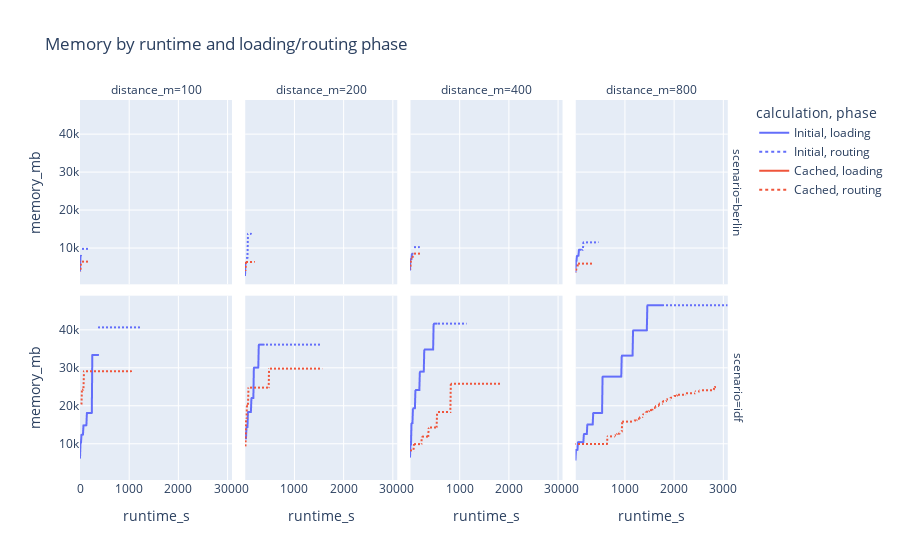

Notebook code cell kept with this figure:
### Code cell
px.line(
    df, x = "runtime_s", y = "memory_mb", color = "calculation",
    line_dash = "phase", facet_col = "distance_m", facet_row = "scenario",
    title = "Memory by runtime and loading/routing phase"
)

### Figure 1 — Plotly figure (JSON) as saved in the notebook; plotly's stock layout.template omitted (floating-point values rounded to 4 significant figures; data arrays with more than 128 entries replaced by an {"elided": "..."} marker saying what was removed)
{"data": [{"hovertemplate": "calculation=Initial<br>phase=loading<br>scenario=berlin<br>distance_m=100<br>runtime_s=%{x}<br>memory_mb=%{y}<extra></extra>", "legendgroup": "Initial, loading", "line": {"color": "#636efa", "dash": "solid"}, "marker": {"symbol": "circle"}, "mode": "lines", "name": "Initial, loading", "showlegend": true, "type": "scattergl", "x": [0.0009612, 10.0, 20.0], "xaxis": "x5", "y": [4096, 8000, 8000], "yaxis": "y5"}, {"hovertemplate": "calculation=Initial<br>phase=loading<br>scenario=berlin<br>distance_m=200<br>runtime_s=%{x}<br>memory_mb=%{y}<extra></extra>", "legendgroup": "Initial, loading", "line": {"color": "#636efa", "dash": "solid"}, "marker": {"symbol": "circle"}, "mode": "lines", "name": "Initial, loading", "showlegend": false, "type": "scattergl", "x": [0.0007568, 10.0, 20.0], "xaxis": "x6", "y": [2880, 6208, 6208], "yaxis": "y6"}, {"hovertemplate": "calculation=Initial<br>phase=loading<br>scenario=berlin<br>distance_m=400<br>runtime_s=%{x}<br>memory_mb=%{y}<extra></extra>", "legendgroup": "Initial, loading", "line": {"color": "#636efa", "dash": "solid"}, "marker": {"symbol": "circle"}, "mode": "lines", "name": "Initial, loading", "showlegend": false, "type": "scattergl", "x": [0.0007308, 10.0, 20.07, 30.07, 40.07, 50.07], "xaxis": "x7", "y": [4352, 7136, 7136, 7136, 8576, 8576], "yaxis": "y7"}, {"hovertemplate": "calculation=Initial<br>phase=loading<br>scenario=berlin<br>distance_m=800<br>runtime_s=%{x}<br>memory_mb=%{y}<extra></extra>", "legendgroup": "Initial, loading", "line": {"color": "#636efa", "dash": "solid"}, "marker": {"symbol": "circle"}, "mode": "lines", "name": "Initial, loading", "showlegend": false, "type": "scattergl", "x": [0.000846, 10.0, 20.0, 30.0, 40.0, 50.0, 60.0, 70.0, 80.0, 90.0, 100.0, 110.0], "xaxis": "x8", "y": [3872, 6656, 6656, 8000, 8000, 8000, 8000, 9632, 9632, 9632, 9632, 9632], "yaxis": "y8"}, {"hovertemplate": "calculation=Initial<br>phase=loading<br>scenario=idf<br>distance_m=100<br>runtime_s=%{x}<br>memory_mb=%{y}<extra></extra>", "legendgroup": "Initial, loading", "line": {"color": "#636efa", "dash": "solid"}, "marker": {"symbol": "circle"}, "mode": "lines", "name": "Initial, loading", "showlegend": false, "type": "scattergl", "x": [0.001254, 10.0, 20.0, 30.0, 40.0, 50.0, 60.0, 70.0, 80.0, 90.0, 100.0, 110.0, 120.0, 130.0, 140.0, 150.0, 160.0, 170.0, 180.0, 190.0, 200.0, 210.0, 220.0, 230.0, 240.0, 250.0, 260.0, 270.0, 280.0, 290.0, 300.0, 310.0, 320.0, 330.0, 340.0, 350.0, 360.0, 370.0], "xaxis": "x", "y": [6304, 10304, 10304, 12384, 12384, 12384, 12384, 14880, 14880, 14880, 14880, 14880, 14880, 14880, 18144, 18144, 18144, 18144, 18144, 18144, 18144, 18144, 18144, 18144, 18144, 33440, 33440, 33440, 33440, 33440, 33440, 33440, 33440, 33440, 33440, 33440, 33440, 33440], "yaxis": "y"}, {"hovertemplate": "calculation=Initial<br>phase=loading<br>scenario=idf<br>distance_m=200<br>runtime_s=%{x}<br>memory_mb=%{y}<extra></extra>", "legendgroup": "Initial, loading", "line": {"color": "#636efa", "dash": "solid"}, "marker": {"symbol": "circle"}, "mode": "lines", "name": "Initial, loading", "showlegend": false, "type": "scattergl", "x": [0.001902, 10.0, 20.0, 30.0, 40.0, 50.0, 60.01, 70.01, 80.01, 90.01, 100.0, 110.0, 120.0, 130.0, 140.0, 150.0, 160.1, 170.1, 180.1, 190.1, 200.1, 210.1, 220.1, 230.1, 240.1, 250.1, 260.1, 270.1, 280.1, 290.1, 300.1, 310.1, 320.1, 330.1, 340.1, 350.1, 360.1, 370.1, 380.1], "xaxis": "x2", "y": [11424, 11424, 11424, 14432, 14432, 14432, 18400, 18400, 18400, 18400, 18400, 18400, 18400, 22080, 22080, 22080, 22080, 22080, 30112, 30112, 30112, 30112, 30112, 30112, 30112, 30112, 30112, 30112, 36160, 36160, 36160, 36160, 36160, 36160, 36160, 36160, 36160, 36160, 36160], "yaxis": "y2"}, {"hovertemplate": "calculation=Initial<br>phase=loading<br>scenario=idf<br>distance_m=400<br>runtime_s=%{x}<br>memory_mb=%{y}<extra></extra>", "legendgroup": "Initial, loading", "line": {"color": "#636efa", "dash": "solid"}, "marker": {"symbol": "circle"}, "mode": "lines", "name": "Initial, loading", "showlegend": false, "type": "scattergl", "x": [0.001909, 10.0, 20.01, 30.01, 40.01, 50.01, 60.01, 70.01, 80.01, 90.01, 100.0, 110.0, 120.0, 130.0, 140.0, 150.0, 160.0, 170.0, 180.1, 190.1, 200.1, 210.1, 220.1, 230.1, 240.1, 250.1, 260.1, 270.1, 280.1, 290.1, 300.1, 310.1, 320.1, 330.1, 340.1, 350.1, 360.1, 370.1, 380.1, 390.1, 400.1, 410.1, 420.1, 430.1, 440.1, 450.1, 460.1, 470.1, 480.1, 490.1, 500.1, 510.1, 520.1, 530.1, 540.1], "xaxis": "x3", "y": [6592, 9824, 9824, 15488, 15488, 15488, 19392, 19392, 19392, 19392, 19392, 24192, 24192, 24192, 24192, 24192, 24192, 24192, 24192, 24192, 29056, 29056, 29056, 29056, 29056, 29056, 29056, 29056, 29056, 34880, 34880, 34880, 34880, 34880, 34880, 34880, 34880, 34880, 34880, 34880, 34880, 34880, 34880, 34880, 34880, 34880, 34880, 34880, 41696, 41696, 41696, 41696, 41696, 41696, 41696], "yaxis": "y3"}, {"hovertemplate": "calculation=Initial<br>phase=loading<br>scenario=idf<br>distance_m=800<br>runtime_s=%{x}<br>memory_mb=%{y}<extra></extra>", "legendgroup": "Initial, loading", "line": {"color": "#636efa", "dash": "solid"}, "marker": {"symbol": "circle"}, "mode": "lines", "name": "Initial, loading", "showlegend": false, "type": "scattergl", "x": {"elided": "178 float values"}, "xaxis": "x4", "y": {"elided": "178 int values"}, "yaxis": "y4"}, {"hovertemplate": "calculation=Initial<br>phase=routing<br>scenario=berlin<br>distance_m=100<br>runtime_s=%{x}<br>memory_mb=%{y}<extra></extra>", "legendgroup": "Initial, routing", "line": {"color": "#636efa", "dash": "dot"}, "marker": {"symbol": "circle"}, "mode": "lines", "name": "Initial, routing", "showlegend": true, "type": "scattergl", "x": [30.0, 40.0, 50.0, 60.0, 70.0, 80.0, 90.0, 100.0, 110.0, 120.0, 130.0, 140.0, 150.0, 160.0, 170.0], "xaxis": "x5", "y": [9856, 9856, 9856, 9856, 9856, 9856, 9856, 9856, 9856, 9856, 9856, 9856, 9856, 9856, 9856], "yaxis": "y5"}, {"hovertemplate": "calculation=Initial<br>phase=routing<br>scenario=berlin<br>distance_m=200<br>runtime_s=%{x}<br>memory_mb=%{y}<extra></extra>", "legendgroup": "Initial, routing", "line": {"color": "#636efa", "dash": "dot"}, "marker": {"symbol": "circle"}, "mode": "lines", "name": "Initial, routing", "showlegend": false, "type": "scattergl", "x": [30.0, 40.0, 50.0, 60.0, 70.0, 80.0, 90.0, 100.0, 110.0, 120.0], "xaxis": "x6", "y": [7456, 7456, 7456, 13824, 13824, 13824, 13824, 13824, 13824, 13824], "yaxis": "y6"}, {"hovertemplate": "calculation=Initial<br>phase=routing<br>scenario=berlin<br>distance_m=400<br>runtime_s=%{x}<br>memory_mb=%{y}<extra></extra>", "legendgroup": "Initial, routing", "line": {"color": "#636efa", "dash": "dot"}, "marker": {"symbol": "circle"}, "mode": "lines", "name": "Initial, routing", "showlegend": false, "type": "scattergl", "x": [60.07, 70.07, 80.07, 90.07, 100.1, 110.1, 120.1, 130.1, 140.1, 150.1, 160.1, 170.1, 180.1], "xaxis": "x7", "y": [10304, 10304, 10304, 10304, 10304, 10304, 10304, 10304, 10304, 10304, 10304, 10304, 10304], "yaxis": "y7"}, {"hovertemplate": "calculation=Initial<br>phase=routing<br>scenario=berlin<br>distance_m=800<br>runtime_s=%{x}<br>memory_mb=%{y}<extra></extra>", "legendgroup": "Initial, routing", "line": {"color": "#636efa", "dash": "dot"}, "marker": {"symbol": "circle"}, "mode": "lines", "name": "Initial, routing", "showlegend": false, "type": "scattergl", "x": [120.0, 130.0, 140.0, 150.0, 160.0, 170.0, 180.0, 190.0, 200.0, 210.0, 220.0, 230.0, 240.0, 250.0, 260.0, 270.0, 280.0, 290.0, 300.0, 310.0, 320.0, 330.0, 340.0, 350.0, 360.0, 370.0, 380.0, 390.0, 400.0, 410.0, 420.0, 430.0, 440.0, 450.0], "xaxis": "x8", "y": [9632, 9632, 9632, 9632, 11584, 11584, 11584, 11584, 11584, 11584, 11584, 11584, 11584, 11584, 11584, 11584, 11584, 11584, 11584, 11584, 11584, 11584, 11584, 11584, 11584, 11584, 11584, 11584, 11584, 11584, 11584, 11584, 11584, 11584], "yaxis": "y8"}, {"hovertemplate": "calculation=Initial<br>phase=routing<br>scenario=idf<br>distance_m=100<br>runtime_s=%{x}<br>memory_mb=%{y}<extra></extra>", "legendgroup": "Initial, routing", "line": {"color": "#636efa", "dash": "dot"}, "marker": {"symbol": "circle"}, "mode": "lines", "name": "Initial, routing", "showlegend": false, "type": "scattergl", "x": [380.0, 390.0, 400.0, 410.0, 420.0, 430.0, 440.0, 450.0, 460.0, 470.0, 480.0, 490.0, 500.0, 510.0, 520.0, 530.0, 540.0, 550.0, 560.0, 570.0, 580.0, 590.0, 600.0, 610.0, 620.0, 630.0, 640.0, 650.0, 660.0, 670.0, 680.0, 690.0, 700.0, 710.0, 720.0, 730.0, 740.0, 750.0, 760.0, 770.0, 780.0, 790.0, 800.0, 810.0, 820.0, 830.0, 840.0, 850.0, 860.0, 870.0, 880.0, 890.0, 900.0, 910.0, 920.0, 930.0, 940.0, 950.0, 960.0, 970.0, 980.0, 990.0, 1000.0, 1010.0, 1020.0, 1030.0, 1040.0, 1050.0, 1060.0, 1070.0, 1080.0, 1090.0, 1100.0, 1110.0, 1120.0, 1130.0, 1140.0, 1150.0, 1160.0, 1170.0, 1180.0, 1190.0, 1200.0, 1210.0], "xaxis": "x", "y": [40704, 40704, 40704, 40704, 40704, 40704, 40704, 40704, 40704, 40704, 40704, 40704, 40704, 40704, 40704, 40704, 40704, 40704, 40704, 40704, 40704, 40704, 40704, 40704, 40704, 40704, 40704, 40704, 40704, 40704, 40704, 40704, 40704, 40704, 40704, 40704, 40704, 40704, 40704, 40704, 40704, 40704, 40704, 40704, 40704, 40704, 40704, 40704, 40704, 40704, 40704, 40704, 40704, 40704, 40704, 40704, 40704, 40704, 40704, 40704, 40704, 40704, 40704, 40704, 40704, 40704, 40704, 40704, 40704, 40704, 40704, 40704, 40704, 40704, 40704, 40704, 40704, 40704, 40704, 40704, 40704, 40704, 40704, 40704], "yaxis": "y"}, {"hovertemplate": "calculation=Initial<br>phase=routing<br>scenario=idf<br>distance_m=200<br>runtime_s=%{x}<br>memory_mb=%{y}<extra></extra>", "legendgroup": "Initial, routing", "line": {"color": "#636efa", "dash": "dot"}, "marker": {"symbol": "circle"}, "mode": "lines", "name": "Initial, routing", "showlegend": false, "type": "scattergl", "x": [390.1, 400.1, 410.1, 420.1, 430.1, 440.1, 450.1, 460.1, 470.1, 480.1, 490.1, 500.1, 510.1, 520.1, 530.1, 540.1, 550.1, 560.1, 570.1, 580.1, 590.1, 600.1, 610.1, 620.1, 630.1, 640.1, 650.1, 660.1, 670.1, 680.1, 690.1, 700.1, 710.1, 720.1, 730.1, 740.1, 750.1, 760.1, 770.1, 780.1, 790.1, 800.1, 810.1, 820.1, 830.1, 840.1, 850.1, 860.1, 870.1, 880.1, 890.1, 900.1, 910.1, 920.1, 930.1, 940.1, 950.1, 960.1, 970.1, 980.1, 990.1, 1000.0, 1010.0, 1020.0, 1030.0, 1040.0, 1050.0, 1060.0, 1070.0, 1080.0, 1090.0, 1100.0, 1110.0, 1120.0, 1130.0, 1140.0, 1150.0, 1160.0, 1170.0, 1180.0, 1190.0, 1200.0, 1210.0, 1220.0, 1230.0, 1240.0, 1250.0, 1260.0, 1270.0, 1280.0, 1290.0, 1300.0, 1310.0, 1320.0, 1330.0, 1340.0, 1350.0, 1360.0, 1370.0, 1380.0, 1390.0, 1400.0, 1410.0, 1420.0, 1430.0, 1440.0, 1450.0, 1460.0, 1470.0, 1480.0, 1490.0, 1500.0, 1510.0, 1520.0, 1530.0, 1540.0], "xaxis": "x2", "y": [36160, 36160, 36160, 36160, 36160, 36160, 36160, 36160, 36160, 36160, 36160, 36160, 36160, 36160, 36160, 36160, 36160, 36160, 36160, 36160, 36160, 36160, 36160, 36160, 36160, 36160, 36160, 36160, 36160, 36160, 36160, 36160, 36160, 36160, 36160, 36160, 36160, 36160, 36160, 36160, 36160, 36160, 36160, 36160, 36160, 36160, 36160, 36160, 36160, 36160, 36160, 36160, 36160, 36160, 36160, 36160, 36160, 36160, 36160, 36160, 36160, 36160, 36160, 36160, 36160, 36160, 36160, 36160, 36160, 36160, 36160, 36160, 36160, 36160, 36160, 36160, 36160, 36160, 36160, 36160, 36160, 36160, 36160, 36160, 36160, 36160, 36160, 36160, 36160, 36160, 36160, 36160, 36160, 36160, 36160, 36160, 36160, 36160, 36160, 36160, 36160, 36160, 36160, 36160, 36160, 36160, 36160, 36160, 36160, 36160, 36160, 36160, 36160, 36160, 36160, 36160], "yaxis": "y2"}, {"hovertemplate": "calculation=Initial<br>phase=routing<br>scenario=idf<br>distance_m=400<br>runtime_s=%{x}<br>memory_mb=%{y}<extra></extra>", "legendgroup": "Initial, routing", "line": {"color": "#636efa", "dash": "dot"}, "marker": {"symbol": "circle"}, "mode": "lines", "name": "Initial, routing", "showlegend": false, "type": "scattergl", "x": [550.1, 560.1, 570.1, 580.1, 590.1, 600.1, 610.1, 620.1, 630.1, 640.1, 650.1, 660.1, 670.1, 680.1, 690.1, 700.1, 710.1, 720.1, 730.1, 740.1, 750.1, 760.1, 770.1, 780.1, 790.1, 800.1, 810.1, 820.1, 830.1, 840.1, 850.1, 860.1, 870.1, 880.1, 890.1, 900.1, 910.1, 920.1, 930.1, 940.1, 950.1, 960.1, 970.1, 980.1, 990.1, 1000.0, 1010.0, 1020.0, 1030.0, 1040.0, 1050.0, 1060.0, 1070.0, 1080.0, 1090.0, 1100.0, 1110.0, 1120.0, 1130.0], "xaxis": "x3", "y": [41696, 41696, 41696, 41696, 41696, 41696, 41696, 41696, 41696, 41696, 41696, 41696, 41696, 41696, 41696, 41696, 41696, 41696, 41696, 41696, 41696, 41696, 41696, 41696, 41696, 41696, 41696, 41696, 41696, 41696, 41696, 41696, 41696, 41696, 41696, 41696, 41696, 41696, 41696, 41696, 41696, 41696, 41696, 41696, 41696, 41696, 41696, 41696, 41696, 41696, 41696, 41696, 41696, 41696, 41696, 41696, 41696, 41696, 41696], "yaxis": "y3"}, {"hovertemplate": "calculation=Initial<br>phase=routing<br>scenario=idf<br>distance_m=800<br>runtime_s=%{x}<br>memory_mb=%{y}<extra></extra>", "legendgroup": "Initial, routing", "line": {"color": "#636efa", "dash": "dot"}, "marker": {"symbol": "circle"}, "mode": "lines", "name": "Initial, routing", "showlegend": false, "type": "scattergl", "x": {"elided": "132 float values"}, "xaxis": "x4", "y": {"elided": "132 int values"}, "yaxis": "y4"}, {"hovertemplate": "calculation=Cached<br>phase=loading<br>scenario=berlin<br>distance_m=100<br>runtime_s=%{x}<br>memory_mb=%{y}<extra></extra>", "legendgroup": "Cached, loading", "line": {"color": "#EF553B", "dash": "solid"}, "marker": {"symbol": "circle"}, "mode": "lines", "name": "Cached, loading", "showlegend": true, "type": "scattergl", "x": [0.000854], "xaxis": "x5", "y": [3936], "yaxis": "y5"}, {"hovertemplate": "calculation=Cached<br>phase=loading<br>scenario=berlin<br>distance_m=200<br>runtime_s=%{x}<br>memory_mb=%{y}<extra></extra>", "legendgroup": "Cached, loading", "line": {"color": "#EF553B", "dash": "solid"}, "marker": {"symbol": "circle"}, "mode": "lines", "name": "Cached, loading", "showlegend": false, "type": "scattergl", "x": [0.0008803], "xaxis": "x6", "y": [4192], "yaxis": "y6"}, {"hovertemplate": "calculation=Cached<br>phase=loading<br>scenario=berlin<br>distance_m=400<br>runtime_s=%{x}<br>memory_mb=%{y}<extra></extra>", "legendgroup": "Cached, loading", "line": {"color": "#EF553B", "dash": "solid"}, "marker": {"symbol": "circle"}, "mode": "lines", "name": "Cached, loading", "showlegend": false, "type": "scattergl", "x": [0.000785], "xaxis": "x7", "y": [4640], "yaxis": "y7"}, {"hovertemplate": "calculation=Cached<br>phase=loading<br>scenario=berlin<br>distance_m=800<br>runtime_s=%{x}<br>memory_mb=%{y}<extra></extra>", "legendgroup": "Cached, loading", "line": {"color": "#EF553B", "dash": "solid"}, "marker": {"symbol": "circle"}, "mode": "lines", "name": "Cached, loading", "showlegend": false, "type": "scattergl", "x": [0.0008085], "xaxis": "x8", "y": [3680], "yaxis": "y8"}, {"hovertemplate": "calculation=Cached<br>phase=loading<br>scenario=idf<br>distance_m=100<br>runtime_s=%{x}<br>memory_mb=%{y}<extra></extra>", "legendgroup": "Cached, loading", "line": {"color": "#EF553B", "dash": "solid"}, "marker": {"symbol": "circle"}, "mode": "lines", "name": "Cached, loading", "showlegend": false, "type": "scattergl", "x": [0.001059], "xaxis": "x", "y": [10368], "yaxis": "y"}, {"hovertemplate": "calculation=Cached<br>phase=loading<br>scenario=idf<br>distance_m=200<br>runtime_s=%{x}<br>memory_mb=%{y}<extra></extra>", "legendgroup": "Cached, loading", "line": {"color": "#EF553B", "dash": "solid"}, "marker": {"symbol": "circle"}, "mode": "lines", "name": "Cached, loading", "showlegend": false, "type": "scattergl", "x": [0.0004118], "xaxis": "x2", "y": [9440], "yaxis": "y2"}, {"hovertemplate": "calculation=Cached<br>phase=loading<br>scenario=idf<br>distance_m=400<br>runtime_s=%{x}<br>memory_mb=%{y}<extra></extra>", "legendgroup": "Cached, loading", "line": {"color": "#EF553B", "dash": "solid"}, "marker": {"symbol": "circle"}, "mode": "lines", "name": "Cached, loading", "showlegend": false, "type": "scattergl", "x": [0.001017], "xaxis": "x3", "y": [4128], "yaxis": "y3"}, {"hovertemplate": "calculation=Cached<br>phase=loading<br>scenario=idf<br>distance_m=800<br>runtime_s=%{x}<br>memory_mb=%{y}<extra></extra>", "legendgroup": "Cached, loading", "line": {"color": "#EF553B", "dash": "solid"}, "marker": {"symbol": "circle"}, "mode": "lines", "name": "Cached, loading", "showlegend": false, "type": "scattergl", "x": [0.002138], "xaxis": "x4", "y": [5984], "yaxis": "y4"}, {"hovertemplate": "calculation=Cached<br>phase=routing<br>scenario=berlin<br>distance_m=100<br>runtime_s=%{x}<br>memory_mb=%{y}<extra></extra>", "legendgroup": "Cached, routing", "line": {"color": "#EF553B", "dash": "dot"}, "marker": {"symbol": "circle"}, "mode": "lines", "name": "Cached, routing", "showlegend": true, "type": "scattergl", "x": [10.0, 20.0, 30.0, 40.0, 50.0, 60.0, 70.0, 80.0, 90.0, 100.0, 110.0, 120.0, 130.0, 140.0, 150.0, 160.0], "xaxis": "x5", "y": [3936, 6496, 6496, 6496, 6496, 6496, 6496, 6496, 6496, 6496, 6496, 6496, 6496, 6496, 6496, 6496], "yaxis": "y5"}, {"hovertemplate": "calculation=Cached<br>phase=routing<br>scenario=berlin<br>distance_m=200<br>runtime_s=%{x}<br>memory_mb=%{y}<extra></extra>", "legendgroup": "Cached, routing", "line": {"color": "#EF553B", "dash": "dot"}, "marker": {"symbol": "circle"}, "mode": "lines", "name": "Cached, routing", "showlegend": false, "type": "scattergl", "x": [10.0, 20.0, 30.0, 40.0, 50.0, 60.0, 70.0, 80.0, 90.0, 100.0, 110.0, 120.0, 130.0, 140.0, 150.0, 160.0, 170.0, 180.0], "xaxis": "x6", "y": [4192, 6400, 6400, 6400, 6400, 6400, 6400, 6400, 6400, 6400, 6400, 6400, 6400, 6400, 6400, 6400, 6400, 6400], "yaxis": "y6"}, {"hovertemplate": "calculation=Cached<br>phase=routing<br>scenario=berlin<br>distance_m=400<br>runtime_s=%{x}<br>memory_mb=%{y}<extra></extra>", "legendgroup": "Cached, routing", "line": {"color": "#EF553B", "dash": "dot"}, "marker": {"symbol": "circle"}, "mode": "lines", "name": "Cached, routing", "showlegend": false, "type": "scattergl", "x": [10.0, 20.0, 30.0, 40.0, 50.0, 60.0, 70.0, 80.0, 90.01, 100.0, 110.0, 120.0, 130.0, 140.0, 150.0, 160.0, 170.0, 180.0, 190.0, 200.0, 210.0, 220.0], "xaxis": "x7", "y": [4640, 7168, 7168, 7168, 7168, 8608, 8608, 8608, 8608, 8608, 8608, 8608, 8608, 8608, 8608, 8608, 8608, 8608, 8608, 8608, 8608, 8608], "yaxis": "y7"}, {"hovertemplate": "calculation=Cached<br>phase=routing<br>scenario=berlin<br>distance_m=800<br>runtime_s=%{x}<br>memory_mb=%{y}<extra></extra>", "legendgroup": "Cached, routing", "line": {"color": "#EF553B", "dash": "dot"}, "marker": {"symbol": "circle"}, "mode": "lines", "name": "Cached, routing", "showlegend": false, "type": "scattergl", "x": [10.0, 20.0, 30.0, 40.0, 50.0, 60.0, 70.0, 80.0, 90.0, 100.0, 110.0, 120.0, 130.0, 140.0, 150.0, 160.0, 170.0, 180.0, 190.0, 200.0, 210.0, 220.0, 230.0, 240.0, 250.0, 260.0, 270.0, 280.0, 290.0, 300.0, 310.0, 320.0, 330.0, 340.0, 350.0], "xaxis": "x8", "y": [3680, 4960, 4960, 4960, 5952, 5952, 5952, 5952, 5952, 5952, 5952, 5952, 5952, 5952, 5952, 5952, 5952, 5952, 5952, 5952, 5952, 5952, 5952, 5952, 5952, 5952, 5952, 5952, 5952, 5952, 5952, 5952, 5952, 5952, 5952], "yaxis": "y8"}, {"hovertemplate": "calculation=Cached<br>phase=routing<br>scenario=idf<br>distance_m=100<br>runtime_s=%{x}<br>memory_mb=%{y}<extra></extra>", "legendgroup": "Cached, routing", "line": {"color": "#EF553B", "dash": "dot"}, "marker": {"symbol": "circle"}, "mode": "lines", "name": "Cached, routing", "showlegend": false, "type": "scattergl", "x": [10.0, 20.0, 30.0, 40.01, 50.01, 60.01, 70.01, 80.01, 90.01, 100.0, 110.0, 120.2, 130.2, 140.2, 150.2, 160.2, 170.2, 180.2, 190.2, 200.2, 210.2, 220.2, 230.2, 240.2, 250.2, 260.2, 270.2, 280.2, 290.2, 300.2, 310.2, 320.2, 330.2, 340.2, 350.2, 360.2, 370.2, 380.2, 390.2, 400.2, 410.2, 420.2, 430.2, 440.2, 450.2, 460.2, 470.2, 480.2, 490.2, 500.2, 510.2, 520.2, 530.2, 540.2, 550.2, 560.2, 570.2, 580.2, 590.2, 600.2, 610.2, 620.2, 630.2, 640.2, 650.2, 660.2, 670.2, 680.2, 690.2, 700.2, 710.2, 720.2, 730.2, 740.2, 750.2, 760.2, 770.2, 780.2, 790.2, 800.2, 810.2, 820.2, 830.2, 840.2, 850.2, 860.2, 870.2, 880.2, 890.2, 900.2, 910.2, 920.2, 930.2, 940.2, 950.2, 960.2, 970.2, 980.2, 990.2, 1000.0, 1010.0, 1020.0, 1030.0, 1040.0], "xaxis": "x", "y": [20224, 20224, 20224, 24288, 24288, 24288, 24288, 29152, 29152, 29152, 29152, 29152, 29152, 29152, 29152, 29152, 29152, 29152, 29152, 29152, 29152, 29152, 29152, 29152, 29152, 29152, 29152, 29152, 29152, 29152, 29152, 29152, 29152, 29152, 29152, 29152, 29152, 29152, 29152, 29152, 29152, 29152, 29152, 29152, 29152, 29152, 29152, 29152, 29152, 29152, 29152, 29152, 29152, 29152, 29152, 29152, 29152, 29152, 29152, 29152, 29152, 29152, 29152, 29152, 29152, 29152, 29152, 29152, 29152, 29152, 29152, 29152, 29152, 29152, 29152, 29152, 29152, 29152, 29152, 29152, 29152, 29152, 29152, 29152, 29152, 29152, 29152, 29152, 29152, 29152, 29152, 29152, 29152, 29152, 29152, 29152, 29152, 29152, 29152, 29152, 29152, 29152, 29152, 29152], "yaxis": "y"}, {"hovertemplate": "calculation=Cached<br>phase=routing<br>scenario=idf<br>distance_m=200<br>runtime_s=%{x}<br>memory_mb=%{y}<extra></extra>", "legendgroup": "Cached, routing", "line": {"color": "#EF553B", "dash": "dot"}, "marker": {"symbol": "circle"}, "mode": "lines", "name": "Cached, routing", "showlegend": false, "type": "scattergl", "x": {"elided": "155 float values"}, "xaxis": "x2", "y": {"elided": "155 int values"}, "yaxis": "y2"}, {"hovertemplate": "calculation=Cached<br>phase=routing<br>scenario=idf<br>distance_m=400<br>runtime_s=%{x}<br>memory_mb=%{y}<extra></extra>", "legendgroup": "Cached, routing", "line": {"color": "#EF553B", "dash": "dot"}, "marker": {"symbol": "circle"}, "mode": "lines", "name": "Cached, routing", "showlegend": false, "type": "scattergl", "x": {"elided": "183 float values"}, "xaxis": "x3", "y": {"elided": "183 int values"}, "yaxis": "y3"}, {"hovertemplate": "calculation=Cached<br>phase=routing<br>scenario=idf<br>distance_m=800<br>runtime_s=%{x}<br>memory_mb=%{y}<extra></extra>", "legendgroup": "Cached, routing", "line": {"color": "#EF553B", "dash": "dot"}, "marker": {"symbol": "circle"}, "mode": "lines", "name": "Cached, routing", "showlegend": false, "type": "scattergl", "x": {"elided": "285 float values"}, "xaxis": "x4", "y": {"elided": "285 int values"}, "yaxis": "y4"}], "layout": {"annotations": [{"font": {}, "showarrow": false, "text": "distance_m=100", "x": 0.115, "xanchor": "center", "xref": "paper", "y": 1, "yanchor": "bottom", "yref": "paper"}, {"font": {}, "showarrow": false, "text": "distance_m=200", "x": 0.365, "xanchor": "center", "xref": "paper", "y": 1, "yanchor": "bottom", "yref": "paper"}, {"font": {}, "showarrow": false, "text": "distance_m=400", "x": 0.615, "xanchor": "center", "xref": "paper", "y": 1, "yanchor": "bottom", "yref": "paper"}, {"font": {}, "showarrow": false, "text": "distance_m=800", "x": 0.865, "xanchor": "center", "xref": "paper", "y": 1, "yanchor": "bottom", "yref": "paper"}, {"font": {}, "showarrow": false, "text": "scenario=idf", "textangle": 90, "x": 0.98, "xanchor": "left", "xref": "paper", "y": 0.2425, "yanchor": "middle", "yref": "paper"}, {"font": {}, "showarrow": false, "text": "scenario=berlin", "textangle": 90, "x": 0.98, "xanchor": "left", "xref": "paper", "y": 0.7575, "yanchor": "middle", "yref": "paper"}], "legend": {"title": {"text": "calculation, phase"}, "tracegroupgap": 0}, "title": {"text": "Memory by runtime and loading/routing phase"}, "xaxis": {"anchor": "y", "domain": [0, 0.23], "title": {"text": "runtime_s"}}, "xaxis2": {"anchor": "y2", "domain": [0.25, 0.48], "matches": "x", "title": {"text": "runtime_s"}}, "xaxis3": {"anchor": "y3", "domain": [0.5, 0.73], "matches": "x", "title": {"text": "runtime_s"}}, "xaxis4": {"anchor": "y4", "domain": [0.75, 0.98], "matches": "x", "title": {"text": "runtime_s"}}, "xaxis5": {"anchor": "y5", "domain": [0, 0.23], "matches": "x", "showticklabels": false}, "xaxis6": {"anchor": "y6", "domain": [0.25, 0.48], "matches": "x", "showticklabels": false}, "xaxis7": {"anchor": "y7", "domain": [0.5, 0.73], "matches": "x", "showticklabels": false}, "xaxis8": {"anchor": "y8", "domain": [0.75, 0.98], "matches": "x", "showticklabels": false}, "yaxis": {"anchor": "x", "domain": [0, 0.485], "title": {"text": "memory_mb"}}, "yaxis2": {"anchor": "x2", "domain": [0, 0.485], "matches": "y", "showticklabels": false}, "yaxis3": {"anchor": "x3", "domain": [0, 0.485], "matches": "y", "showticklabels": false}, "yaxis4": {"anchor": "x4", "domain": [0, 0.485], "matches": "y", "showticklabels": false}, "yaxis5": {"anchor": "x5", "domain": [0.515, 1], "matches": "y", "title": {"text": "memory_mb"}}, "yaxis6": {"anchor": "x6", "domain": [0.515, 1], "matches": "y", "showticklabels": false}, "yaxis7": {"anchor": "x7", "domain": [0.515, 1], "matches": "y", "showticklabels": false}, "yaxis8": {"anchor": "x8", "domain": [0.515, 1], "matches": "y", "showticklabels": false}}}
